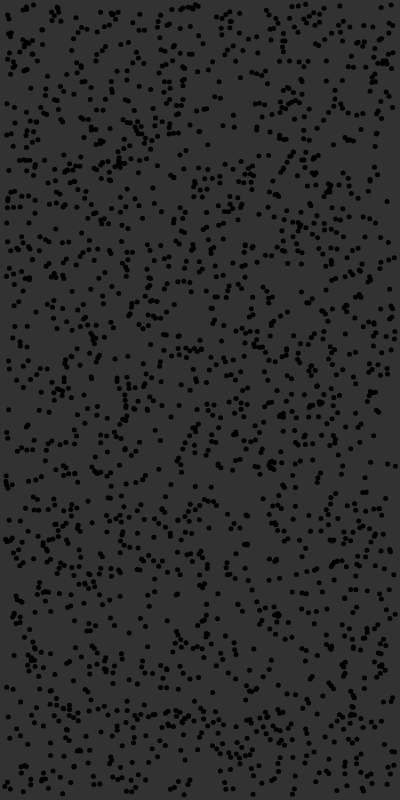
Frame 1 (no input)
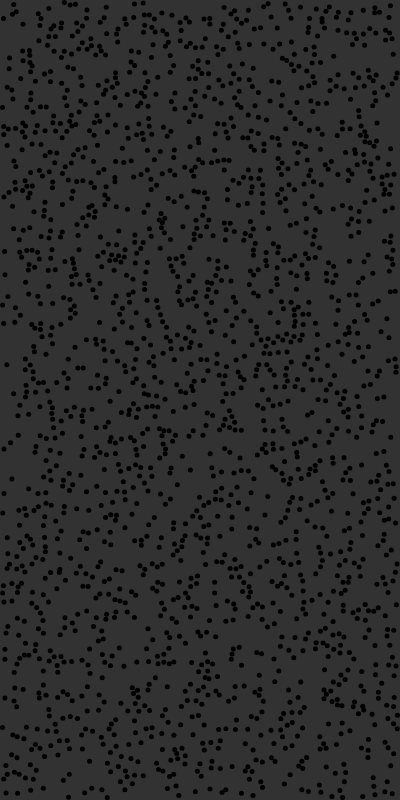
Frame 60 (no input)
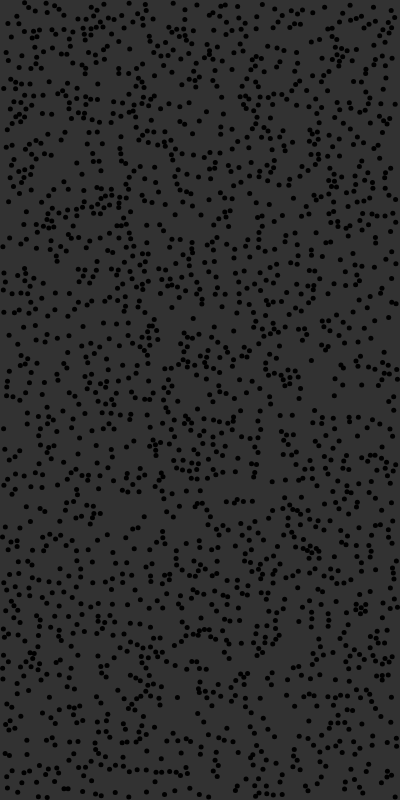
Frame 120 (the mouse pressed at the canvas centre since frame 60)

The p5.js sketch that drew these frames (run headless with seeded random() and noise() and a simulated clock; from frame 60 on, the mouse is pressed at the canvas centre):

// p5.js sketch
// ── sketch.js
let particleSize = 5;

let width = 400;
let height = 800;

let fr = 30;
let cnv;
let z = 0;

let totalParticles = 2000;

let particles = [];
let quadTree;

function setup() {
  frameRate(fr);

  // create dom
  cnv = createCanvas(width, height);
  quadTree = new QuadTree(0, 0, width, height);

  // let numberOfCircles = random(totalParticles);
  for (let i = 0; i < totalParticles; i++) {
    particles.push(
      new Particle(
        random(particleSize, width - particleSize),
        random(particleSize, height - particleSize),
        particleSize,
        random(100)
      )
    );
  }
}

function draw() {
  background(50);

  noStroke();
  for (let i = 0; i < totalParticles; i++) {
    quadTree.insert(particles[i]);
    particles[i].move();
    particles[i].show();
    // for (let j = i + 1; j < totalParticles; j++) {
    //   if (particles[i].collides(particles[j])) {
    //     particles[i].resolveCollision(particles[j]);
    //   }
    // }
  }
  quadTree.checkCollision();
  // quadTree.show();
  quadTree.empty();
}

// ── particle.js
function mod(n, m) {
  return ((n % m) + m) % m;
}

class Particle {
  constructor(x, y, diameter, z) {
    this.pos = createVector(x, y);
    this.vel = createVector(random(-1, 1), random(-1, 1));
    this.mass = 1;
    this.diameter = diameter;
    this.radius = diameter / 2;
    this.z = z;
  }

  collides(p) {
    return this.pos.dist(p.pos) < this.radius + p.radius;
  }

  rotate(velocity, angle) {
    const rotatedVelocities = {
      x: velocity.x * Math.cos(angle) - velocity.y * Math.sin(angle),
      y: velocity.x * Math.sin(angle) + velocity.y * Math.cos(angle),
    };

    return rotatedVelocities;
  }

  resolveCollision(p) {
    const xVelocityDiff = this.vel.x - p.vel.x;
    const yVelocityDiff = this.vel.y - p.vel.y;

    const xDist = p.pos.x - this.pos.x;
    const yDist = p.pos.y - this.pos.y;

    // Prevent accidental overlap of thiss
    if (xVelocityDiff * xDist + yVelocityDiff * yDist >= 0) {
      // Grab angle between the two colliding thiss
      const angle = -Math.atan2(p.pos.y - this.pos.y, p.pos.x - this.pos.x);

      // Store mass in var for better readability in collision equation
      const m1 = this.mass;
      const m2 = p.mass;

      // Velocity before equation
      const u1 = this.rotate(this.vel, angle);
      const u2 = this.rotate(p.vel, angle);

      // Velocity after 1d collision equation
      const v1 = {
        x: (u1.x * (m1 - m2)) / (m1 + m2) + (u2.x * 2 * m2) / (m1 + m2),
        y: u1.y,
      };

      const v2 = {
        x: (u2.x * (m1 - m2)) / (m1 + m2) + (u1.x * 2 * m2) / (m1 + m2),
        y: u2.y,
      };

      // Final vel after rotating axis back to original location
      const vFinal1 = this.rotate(v1, -angle);
      const vFinal2 = this.rotate(v2, -angle);

      // Swap this velocities for realistic bounce effect
      this.vel.x = vFinal1.x;
      this.vel.y = vFinal1.y;

      p.vel.x = vFinal2.x;
      p.vel.y = vFinal2.y;
    }
  }

  show() {
    fill(0);
    circle(this.pos.x, this.pos.y, this.diameter);
  }

  move() {
    this.pos.add(this.vel);
    this.z += 0.01;
    let flipX = false;
    if (this.pos.x + this.radius > width) {
      this.pos.x = width - this.radius;
      flipX = true;
    } else if (this.pos.x - this.radius < 0) {
      this.pos.x = this.radius;
      flipX = true;
    }

    this.vel.x = flipX ? -this.vel.x : this.vel.x;

    let flipY = false;
    if (this.pos.y + this.radius > height) {
      this.pos.y = height - this.radius;
      flipY = true;
    } else if (this.pos.y - this.radius < 0) {
      this.pos.y = this.radius;
      flipY = true;
    }

    this.vel.y = flipY ? -this.vel.y : this.vel.y;
  }
}

// ── quadTree.js
class QuadTree {
  constructor(x, y, width, height) {
    this.center = createVector(x + width / 2, y + width / 2);
    this.x = x;
    this.y = y;
    this.dim = createVector(width / 2, height / 2);
    this.width = width;
    this.height = height;

    this.particles = [];
    this.divided = false;
    this.capacity = 5;
    this.subtrees = [];
  }

  show() {
    noFill();
    stroke(255);
    // rectMode(CENTER);
    rect(this.x, this.y, this.width, this.height);
    for (let tree of this.subtrees) {
      tree.show();
    }
  }

  // inside(p) {
  //   let relative_p_pos = p5.Vector.sub(this.center, p.pos);
  //   let q = vector_abs(relative_p_pos).sub(this.dim);
  //   let d = vector_max(q).mag() + min(vector_maxcomp(q), 0);
  //   return d < 0;
  // }

  inside(p) {
    let x = p.pos.x;
    let y = p.pos.y;

    let w = this.width;
    let h = this.height;

    return (
      x - p.radius < this.x + w &&
      x + p.radius >= this.x &&
      y - p.radius < this.y + h &&
      y + p.radius >= this.y
    );
  }

  insert(p) {
    // check if point belongs here
    if (!this.inside(p)) {
      return false;
    }
    if (!this.divided) {
      if (this.particles.length < this.capacity) {
        this.particles.push(p);
      } else {
        // create subtrees
        // top left

        this.subtrees.push(
          new QuadTree(this.x, this.y, this.dim.x, this.dim.y)
        );
        // top right
        this.subtrees.push(
          new QuadTree(this.x + this.dim.x, this.y, this.dim.x, this.dim.y)
        );
        // bottom left
        this.subtrees.push(
          new QuadTree(this.x, this.y + this.dim.y, this.dim.x, this.dim.y)
        );
        // bottom right
        this.subtrees.push(
          new QuadTree(
            this.x + this.dim.x,
            this.y + this.dim.y,
            this.dim.x,
            this.dim.y
          )
        );
        // becomes divided
        this.divided = true;
        // push current particles into subtrees
        for (let existing_point of this.particles) {
          for (let tree of this.subtrees) {
            if (tree.insert(existing_point)) {
              continue;
            }
          }
        }
        // empty out point array
        this.particles.length = 0;
        // DO NOT push new point into subtree
      }
    }
    if (this.divided) {
      // push new point into subtrees
      for (let tree of this.subtrees) {
        tree.insert(p);
      }
    }
    return true;
  }

  empty() {
    this.particles = [];
    this.divided = false;
    this.capacity = 4;
    this.subtrees = [];
  }

  checkCollision() {
    for (let i = 0; i < this.particles.length; i++) {
      for (let j = i + 1; j < this.particles.length; j++) {
        if (this.particles[i].collides(this.particles[j])) {
          this.particles[i].resolveCollision(this.particles[j]);
        }
      }
    }
    for (let tree of this.subtrees) {
      tree.checkCollision();
    }
  }
}
